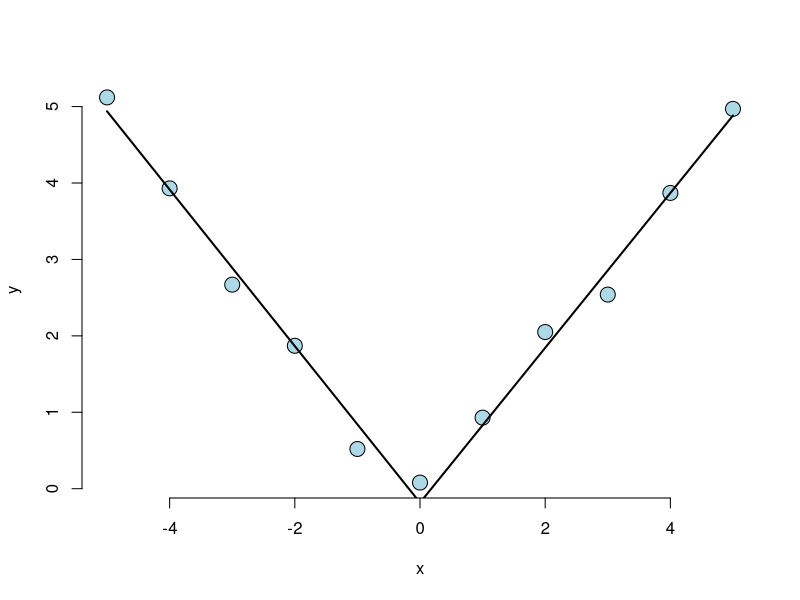

Source code (R):
## ---- chunk 1
knitr::opts_chunk$set(echo = TRUE)
## ---- chunk 2
library(MASS)
data(shuttle)
str(shuttle)
## ---- chunk 3
# Fit logistic regression
fit <- glm(factor(use) ~ factor(wind), family = "binomial", data = shuttle)

# Get odds ratio
exp(coef(fit))

## ---- chunk 4
# Fit logistic regression
fit2 <- glm(factor(use) ~ factor(wind) + factor(magn), family = "binomial", data = shuttle)

# Get odds ratio
exp(coef(fit2))
## ---- chunk 5
# Convert use to binary variable
shuttle$use <- as.numeric(shuttle$use == "auto")

# Fit logistic regression with inverse of using outlander
fit3 <- glm(I(1 - use) ~ factor(wind), family = "binomial", data = shuttle)

# Compare with original fit
rbind(coef(fit), coef(fit3))
## ---- chunk 6
# Load data
data("InsectSprays")

# Fit model
fit4 <- glm(count ~ factor(spray), family = "poisson", data = InsectSprays)
fit4coefs <- summary(fit4)$coef
fit4coefs
## ---- chunk 7
# Calculate relative rate
exp(fit4coefs[1, 1]) / exp(fit4coefs[1, 1] + fit4coefs[2, 1]) 
## ---- chunk 8
fit5 <- glm(count ~ factor(spray), offset = log(count + 1), family = "poisson", data = InsectSprays)
summary(fit5)$coef
## ---- chunk 9
fit6 <- glm(count ~ factor(spray), offset = log(10) + log(count + 1), family = "poisson", data = InsectSprays)
summary(fit6)$coef
## ---- chunk 10
x <- -5:5
y <- c(5.12, 3.93, 2.67, 1.87, 0.52, 0.08, 0.93, 2.05, 2.54, 3.87, 4.97)
## ---- chunk 11
knots <- 0 
splineTerms <- sapply(knots, function(knot) (x > knot) * (x - knot))
xMat <- cbind(1, x, splineTerms)
yhat <- predict(lm(y ~ xMat - 1))
plot(x, y, frame = FALSE, pch = 21, bg = "lightblue", cex = 2)
lines(x, yhat, col = "black", lwd = 2)
## ---- chunk 12
fit7 <- lm(y ~ xMat + -1)
summary(fit7)
sum(fit7$coef[2:3])
